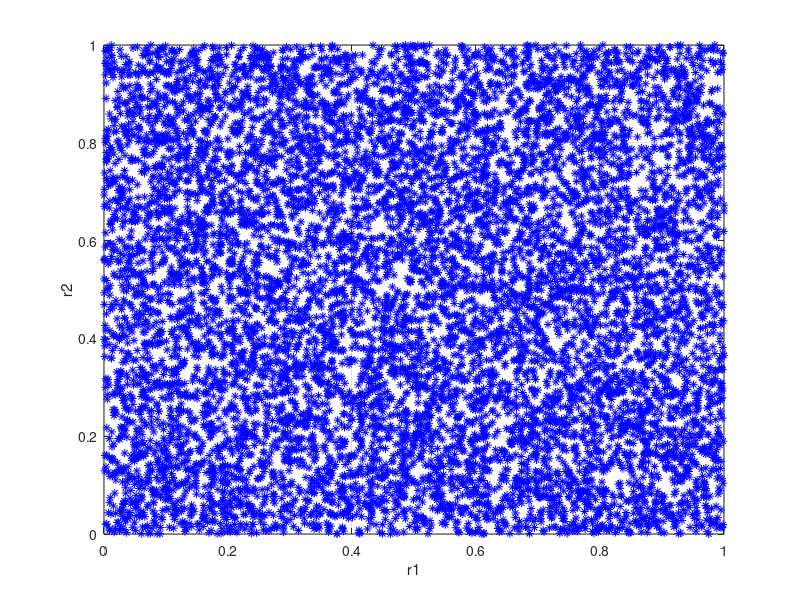
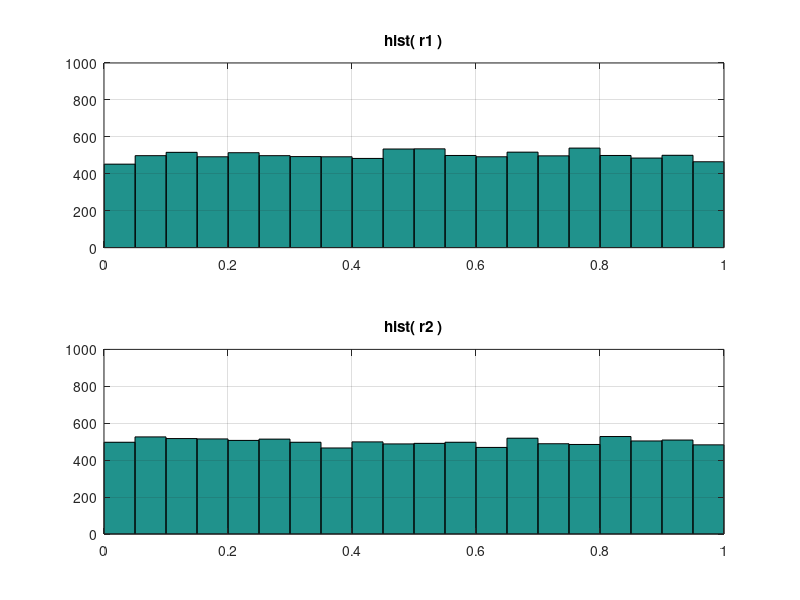
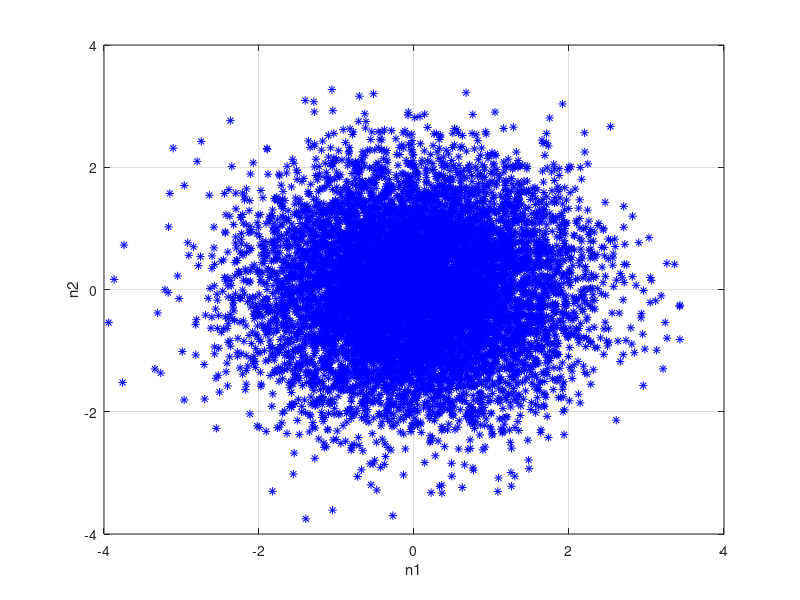
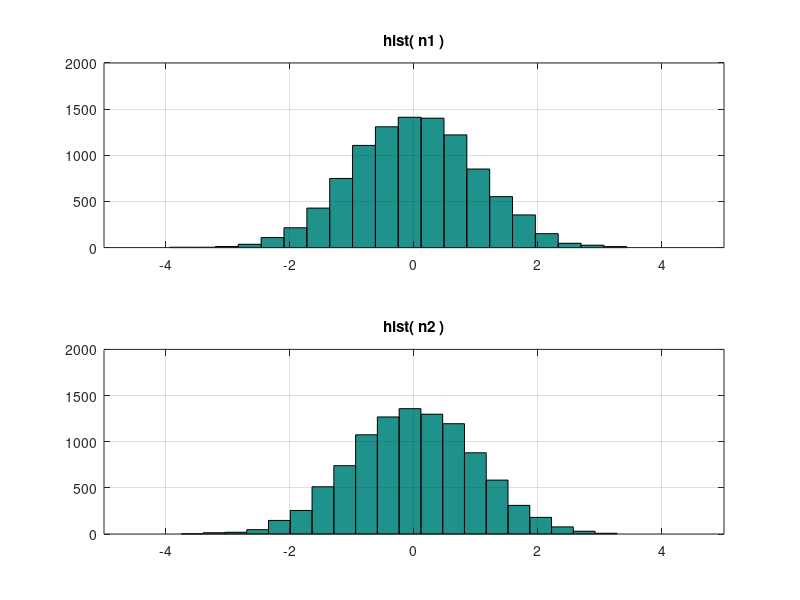

The MATLAB script that drew these images, in order:
% rand_transform2.m
% Przekształcenie Boxa-Millera

disp('Równomierny R[0,1] --> Normalny (0,1)')
N = 10000; 
r1 = rand(1,N);
r2 = rand(1,N);
figure;
subplot(111); plot(r1,r2,'b*'); xlabel('r1'); ylabel('r2'); grid;  pause
figure;
subplot(211); hist(r1,20); title('hist( r1 )'); axis([0,1,0,1000]); grid;
subplot(212); hist(r2,20); title('hist( r2 )'); axis([0,1,0,1000]); grid; pause


n1 = sqrt(-2*log(r1)) .* cos(2*pi*r2);
n2 = sqrt(-2*log(r1)) .* sin(2*pi*r2);
 
figure;
subplot(111); plot(n1,n2,'b*'); xlabel('n1'); ylabel('n2'); grid;  pause
figure;
subplot(211); hist(n1,20); title('hist( n1 )'); axis([-5,5,0,2000]); grid;
subplot(212); hist(n2,20); title('hist( n2 )'); axis([-5,5,0,2000]); grid; pause
